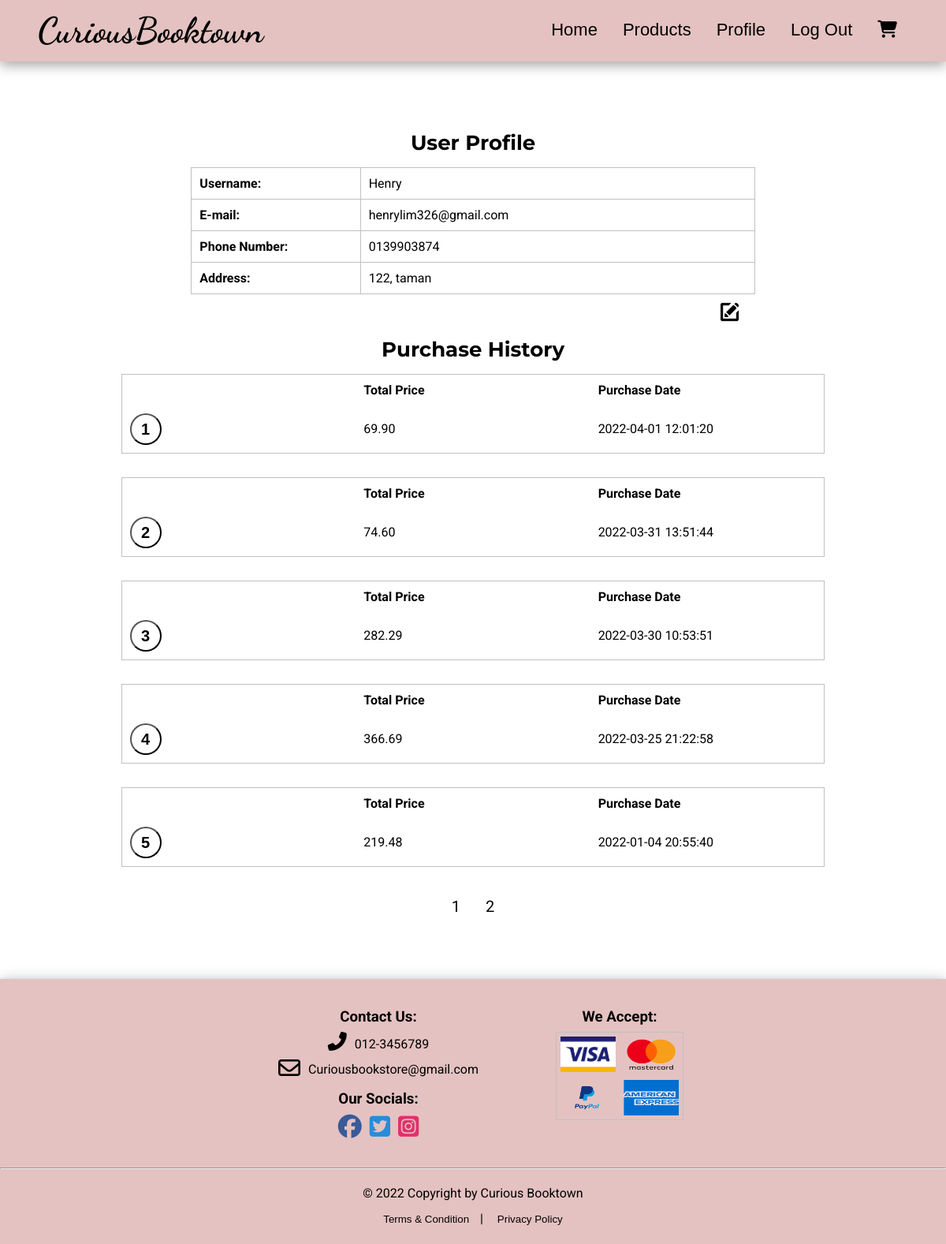
/profile.php (signed in), run on the app's committed database.
### tables this page shows
CREATE TABLE `customer` (
  `CustID` int(11) NOT NULL,
  `Username` varchar(255) NOT NULL,
  `Email` varchar(255) NOT NULL,
  `PhoneNo` varchar(255) NOT NULL,
  `Address` varchar(255) NOT NULL,
  `Password` varchar(255) NOT NULL
);

CREATE TABLE `history` (
  `history_id` int(11) NOT NULL,
  `CustID` int(11) NOT NULL,
  `customer_name` varchar(255) NOT NULL,
  `total_price` decimal(7,2) NOT NULL,
  `r_date` datetime NOT NULL
);

### Functions/profile_pagination.php (called while the page is built, shortened)
<?php
$item_per_page = 5;
$query = "SELECT *FROM history WHERE CustID = '$userid'";
$run = mysqli_query($connect, $query);
$total_product = mysqli_num_rows($run);
$pages_num = ceil($total_product/$item_per_page);
if (!isset($_GET['page'])) {
$page = 1;
} else {
$page = $_GET['page'];
}
$item_start = ($page - 1) * $item_per_page;
$query = "SELECT history_id, total_price, r_date FROM history WHERE CustID = '$userid' ORDER BY r_date DESC LIMIT " . $item_start . ',' . $item_per_page;
$run = mysqli_query($connect, $query);
$count = mysqli_num_rows($run);
?>

### profile.php (the view, shortened to what this page needs)
<?php
include_once "Functions/connection.php";
?>
<!DOCTYPE html>
<html lang="en">
<head>
    <link rel="stylesheet" href="CSS/profile.css">
</head>
<body>
    <header>
        <nav>
            <h1><a href="index.php">CuriousBooktown</a></h1>
            <div class="nav_panel" id="navPanel">
                <ul>
                    <li><a href="index.php">Home</a></li>
                    <li><a href="product.php">Products</a></li>
                    <?php
                    if (isset($_SESSION['login_user'])) { ?>
                        <li><a href="profile.php">Profile</a></li>
                        <li><a href="Functions/logout.php">Log Out</a></li>
                        <li><a href="cart.php"><i class="fas fa-shopping-cart"></i></a></li>
                    <?php } else { ?>
                        <li><a href="cust_login.php">Log In/Sign Up</a></li>
                    <?php } ?>
                </ul>
            </div>
        </nav>
    </header>
    <main>
        <div class="profile_section">
            <div class="container">
                <div class="title">
                    <h2>User Profile</h2>
                </div>
            </div>
            <div class="about">
                <table border="1" class="profile">
                <?php
                    $userid = $_SESSION['user_id'];
                    $query = "SELECT * FROM customer WHERE CustID = '$userid'";
                    $run = mysqli_query($connect, $query);
                    while($row = mysqli_fetch_array($run)){
                        $name =  $row['Username'];
                        $email = $row['Email'];
                        $phone = $row['PhoneNo'];
                        $address = $row['Address'];
                        $CustID = $row['CustID'];
                    }
                ?>
                <tr>
                        <th>Username:</th>
                        <td><?php echo $name ?></td>
                    </tr>
                    <tr>
                        <th>E-mail:</th>
                        <td><?php echo $email ?></td>
                    </tr>
                    <tr>
                        <th>Phone Number:</th>
                        <td><?php echo $phone ?></td>
                    </tr>
                    <tr>
                        <th>Address:</th>
                        <td><?php echo $address ?></td>
                    </tr>
                </table>
                <a href="edit_profile.php?edit_userID=<?php echo $CustID?>" class=edit_profile><img class="edit_icon" src="Images/edit_icon.png"></a>
            </div>
            <div class="purchase">
                <div class="title">
                    <h2>Purchase History</h2>
                </div>
                <div class="products">
                    <?php
                    include_once "Functions/profile_pagination.php";
                    if($count > 0){
                        $cnt = 0;
                        while ($row = mysqli_fetch_array($run)){
                                $cnt += 1;
                                ?>
                                    <table width:100%>
                                        <tr>
                                            <th></th>
                                            <th>Total Price</th>
                                            <th>Purchase Date</th>
                                        </tr>
                                        <tr>
                                        <td ><form method="post"><button class="history_button" type="submit" name="history_id" class="btn" value="<?php echo $row["history_id"]?>"><?php echo $cnt?></button></form></td>
                                            <td><?php echo $row['total_price'] ?></td>
                                            <td><?php echo $row['r_date'] ?></td>
                                        </tr>
                                    </table>
                                <?php
                                    }
                    } ?>
                    <div class="pagination">
                    <?php
                    for ($pages = 1; $pages <= $pages_num; $pages++) {
                        echo '<p><a href="profile.php?page='.$pages.'">'.$pages.'</a></p>';
                    }
                    ?>
                    </div>
                </div>
            </div>
        </div>
    </main>
    <?php include_once "footer.php" ?>
</body>
</html>

### footer.php (shortened to what this page needs)
<footer>
    <div class="box">
    <div class="container">
        <div class="col">
            <h3>Contact Us:</h3>
            <ul>
                <li><i class="fas fa-phone-alt" style="font-size: 24px"></i></li>
                <li><a href="tel:012-3456789">012-3456789</a></li>
            </ul>
            <ul>
                <li><i class="far fa-envelope" style="font-size: 28px"></i></li>
                <li><a href="">Curiousbookstore@gmail.com</a></li>
            </ul>
            <h3>Our Socials:</h3>
            <ul>
                <li><a href="https://www.facebook.com/" target="_blank"><i class="fab fa-facebook" style="color: #3a5a98; font-size: 30px"></i></a></li>
                <li><a href="https://twitter.com/" target ="_blank"><i class="fab fa-twitter-square" style="color: #258ddd; font-size: 30px"></i></a></li>
                <li><a href="https://www.instagram.com/" target = "_blank"><i class="fab fa-instagram-square" style="color: #E1306C; font-size: 30px"></i></a></li>
            </ul>
        </div>
        <div class="payment">
            <h3>We Accept:</h3>
            <table border="0" class="table">
                <tr>
                    <th><img src="images/visa.png" alt="Visa"></th>
                    <th><img src="images/mastercard.png" alt="Mastercard"></th>
                </tr>
                <tr>
                    <th><img src="images/paypal.png" alt="Paypal"></th>
                    <th><img src="images/american_express.png" alt="Boost"></th>
                </tr>
            </table>
        </div>
    </div>
    <hr>
    <div class="footer_text">
        <p>© 2022 Copyright by Curious Booktown</p>
        <P><button class="footer_button" onclick="tcFunction()">Terms & Condition</button>&nbsp; &nbsp;|
            &nbsp; &nbsp;<button class="footer_button" onclick="ppFunction()">Privacy Policy</button></p>
    </div>
    </div>
</footer>

### CSS/profile.css (style rules this page uses)
* { margin: 0px; padding: 0px; box-sizing: border-box; }
body { overflow-x: hidden; font-family: 'Roboto', sans-serif; }
nav { width: 100%; display: flex; padding: 1% 4%; justify-content: space-between; align-items: center; box-shadow: rgba(0, 0, 0, 0.35) 0px 5px 15px; background-color: #e4c2c1; }
.nav_panel { flex: 1; text-align: right; }
.nav_panel ul li { list-style: none; display: inline-block; padding: 10px 14px; position: relative; }
.nav_panel ul li a { color: #000000; text-decoration: none; font-size: 22px; font-family: 'Gill Sans', 'Gill Sans MT', Calibri, 'Trebuchet MS', sans-serif; }
nav h1 a { color: #000000; text-decoration: none; font-size: 45px; font-family: 'Dancing Script', cursive; }
.nav_panel ul li::after { content:""; width: 0px; height: 3px; display: block; margin: auto; background: red; }
.profile_section { width: 80%; margin: 6% auto; text-align: center; }
.profile { margin-bottom: 10px; }
.container { display: flex; align-items: center; padding: 15px; margin: 0px 15px; justify-content: center; }
.title h2 { font-size: 26px; font-family: 'Montserrat', sans-serif; }
.about { margin: 0px 25px; }
table { border: 1px solid silver; border-collapse: collapse; text-align: left; margin: auto auto 30px auto; }
table th { width: 30%; padding: 10px; }
table td { width: 500px; padding: 10px; }
.purchase .title { align-items: center; padding: 15px; margin: 0px 15px; }
.products { width: 93%; margin: auto; }
.history_button { width: 40px; height: 40px; border-radius: 50%; cursor: pointer; font-size: 20px; font-weight: bold; background-color: white; border-width: 2px; border-color: black; transition: 0.4s; }
.pagination { display: flex; justify-content: center; font-size: 20px; margin-top: 20px; margin-bottom: 40px; }
.pagination a { color: black; float:left; padding: 8px 16px; text-decoration: none; border-radius: 5px; transition: background-color .3s; }
.edit_icon { height: 25px; width: 25px; }
.edit_profile { margin-left: 650px; }

### footer.php (style rules this page uses)
footer { margin-top: auto; position: bottom; padding-top: width: 100%; background-color: #e4c2c1; box-shadow: rgba(14, 30, 37, 0.12) 0px 2px 4px 0px, rgba(14, 30, 37, 0.32) 0px 2px 16px 0px; text-align: center; line-height: 2; padding-bottom: 15px; }
footer .container { width: 60%; margin: auto; display: flex; justify-content: space-evenly; align-items: center; }
.box { margin-top: 60px; }
.col { padding: 15px; }
.col ul { display: flex; justify-content: center; list-style: none; }
.col ul li { margin: 0px 5px; }
.col ul li a, .footer_text a { text-decoration: none; color: #000000; }
.footer_text { margin-top: 15px }
.payment img { width: 70px; height: 45px; }
.table th, td { padding: 5px; line-height: 0.5; }
.footer_button { background-color: transparent; height: 30px; border-color: transparent; border-radius: 6px; }
.footer_button::after { content:""; width: 0px; height: 3px; display: block; margin: auto; background: red; }
.fab::after { content:""; width: 0px; height: 4px; display: block; margin: auto; background: red; }

### data on the page
customer: Username "Henry", Email "henrylim326@gmail.com", PhoneNo "0139903874", Address "122, taman"
history: $row["history_id"] 12 (drawn), total_price "69.90", r_date "2022-04-01 12:01:20"
history: $row["history_id"] 11 (drawn), total_price "74.60", r_date "2022-03-31 13:51:44"
history: $row["history_id"] 10 (drawn), total_price "282.29", r_date "2022-03-30 10:53:51"
history: $row["history_id"] 9 (drawn), total_price "366.69", r_date "2022-03-25 21:22:58"
history: $row["history_id"] 6 (drawn), total_price "219.48", r_date "2022-01-04 20:55:40"
